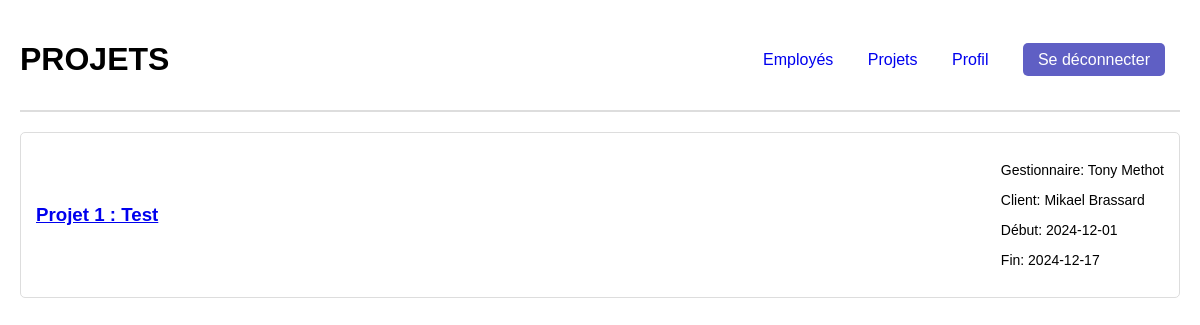
/listeProjets, run on an earlier commit of the app's database.
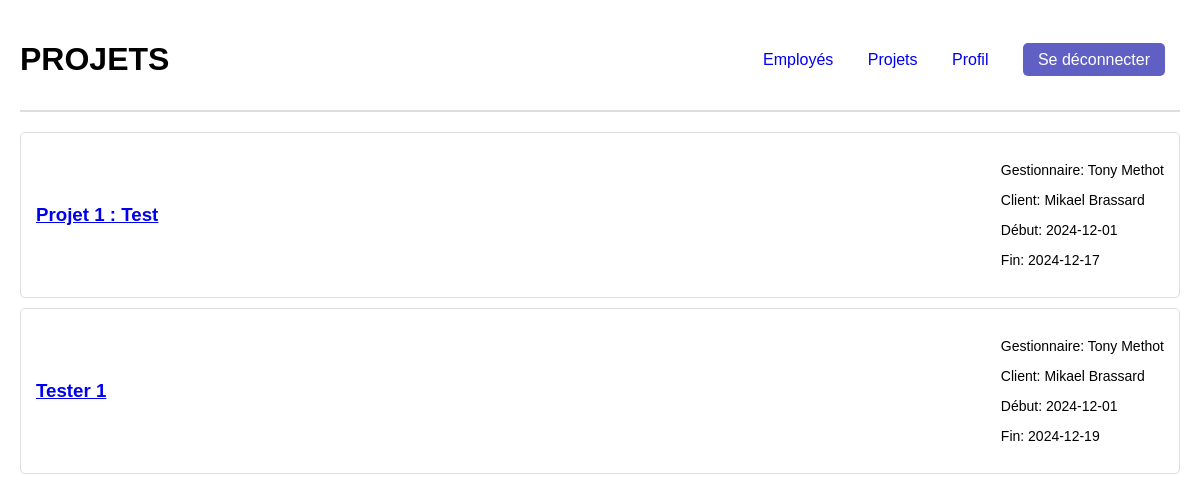
And on a later commit of the database.
### tables this page shows
CREATE TABLE Projet_proj (
    proj_id INTEGER PRIMARY KEY,
    proj_clnt_id INTEGER NOT NULL,
    proj_etat_etat INTEGER NOT NULL,
    proj_emp_id INTEGER NOT NULL,
    proj_nom TEXT NOT NULL,
    proj_dateDebut DATE,
    proj_dateFin DATE,
    proj_isTemplate BOOLEAN,
    FOREIGN KEY (proj_clnt_id) REFERENCES Client_clnt(clnt_id),
    FOREIGN KEY (proj_etat_etat) REFERENCES Etat_etat(etat_id),
    FOREIGN KEY (proj_emp_id) REFERENCES Employee_emp(emp_id)
);

### main.py (the view)
@app.route('/listeProjets', methods=['GET', 'POST'])        ##Définition de l'url d'accueil
def listeProjets():           ##Fonction pour gérer la réaction de la page d'accueil, le titre est dynamique
  projets = get_projets() #Chercher tous les projets dans table Projets de la BD
  return render_template('listeProjets.html', projets = projets)

### main.py (called while the page is built)
def get_projets():
    conn = sqlite3.connect(DB) # Connect to DB
    cursor = conn.cursor()
    query = '''
    SELECT Projet_proj.proj_id AS id,
        Projet_proj.proj_clnt_id AS idClient,
        Projet_proj.proj_etat_etat AS etatProjet,
        Projet_proj.proj_emp_id AS idChef,
        Projet_proj.proj_nom AS nom,
        Projet_proj.proj_dateDebut AS dateDebut,
        Projet_proj.proj_dateFin AS dateFin,
        Client_clnt.clnt_prenom || ' ' || Client_clnt.clnt_nom AS client_name,
        Employee_emp.emp_prenom || ' ' || Employee_emp.emp_nom AS manager_name
    FROM Projet_proj
    LEFT JOIN Client_clnt ON Projet_proj.proj_clnt_id = Client_clnt.clnt_id
    LEFT JOIN Employee_emp ON Projet_proj.proj_emp_id = Employee_emp.emp_id;

    '''
    cursor.execute(query) #Cherche tous les projets dans la table projet
    projets = cursor.fetchall()
    conn.close()
    return projets

### templates/listeProjets.html (shortened to what this page needs)
<!DOCTYPE html>
<html lang="en">
<head>
    <link rel="stylesheet" href="../static/css/listeProjets.css" />
</head>
<body>
    <header>
        <h1>PROJETS</h1>
        <div>
            <nav>
                <a href="employes">Employés</a>
                <a href="listeProjets">Projets</a>
                <a href="profil">Profil</a>
                <a href="/logout" class="logout-button">Se déconnecter</a>
            </nav>
        </div>
    </header>
    <div class="project-list">
        {% for projet in projets %}
        <div class="project-card">
            <a href="{{ url_for('projet', id=projet[0]) }}">
                <h3>{{ projet[4] }}</h3>
            </a>
            <div class="project-info">
                <p>Gestionnaire: {{ projet[8] }}</p>
                <p>Client: {{ projet[7] }}</p>
                <p>Début: {{ projet[5] }}</p>
                <p>Fin: {{ projet[6] }}</p>
            </div>
        </div>
        {% endfor %}
    </div>
</body>
  </body>
</html>

What changed in the data, as far as the page shows it:
added Projet_proj: proj_nom "Tester 1", projet "Tony Methot", projet "Mikael Brassard", proj_dateDebut "2024-12-01", proj_dateFin "2024-12-19"
